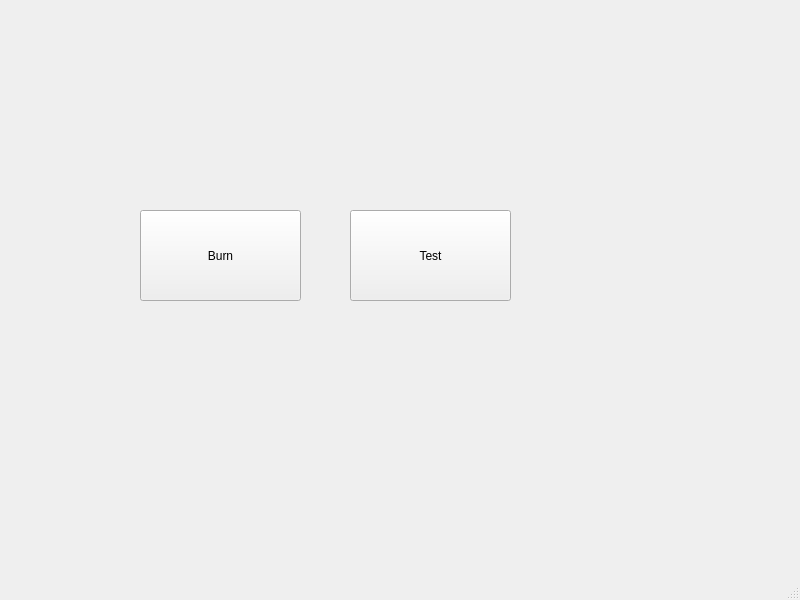
<?xml version="1.0" encoding="UTF-8"?>
<ui version="4.0">
 <class>MainWindow</class>
 <widget class="QMainWindow" name="MainWindow">
  <property name="geometry">
   <rect>
    <x>0</x>
    <y>0</y>
    <width>800</width>
    <height>600</height>
   </rect>
  </property>
  <property name="windowTitle">
   <string>MainWindow</string>
  </property>
  <widget class="QWidget" name="centralwidget">
   <widget class="QPushButton" name="pushButton">
    <property name="geometry">
     <rect>
      <x>140</x>
      <y>210</y>
      <width>161</width>
      <height>91</height>
     </rect>
    </property>
    <property name="text">
     <string>Burn</string>
    </property>
   </widget>
   <widget class="QPushButton" name="pushButton_2">
    <property name="geometry">
     <rect>
      <x>350</x>
      <y>210</y>
      <width>161</width>
      <height>91</height>
     </rect>
    </property>
    <property name="text">
     <string>Test</string>
    </property>
   </widget>
  </widget>
  <widget class="QMenuBar" name="menubar">
   <property name="geometry">
    <rect>
     <x>0</x>
     <y>0</y>
     <width>800</width>
     <height>22</height>
    </rect>
   </property>
  </widget>
  <widget class="QStatusBar" name="statusbar"/>
 </widget>
 <resources/>
 <connections/>
</ui>
